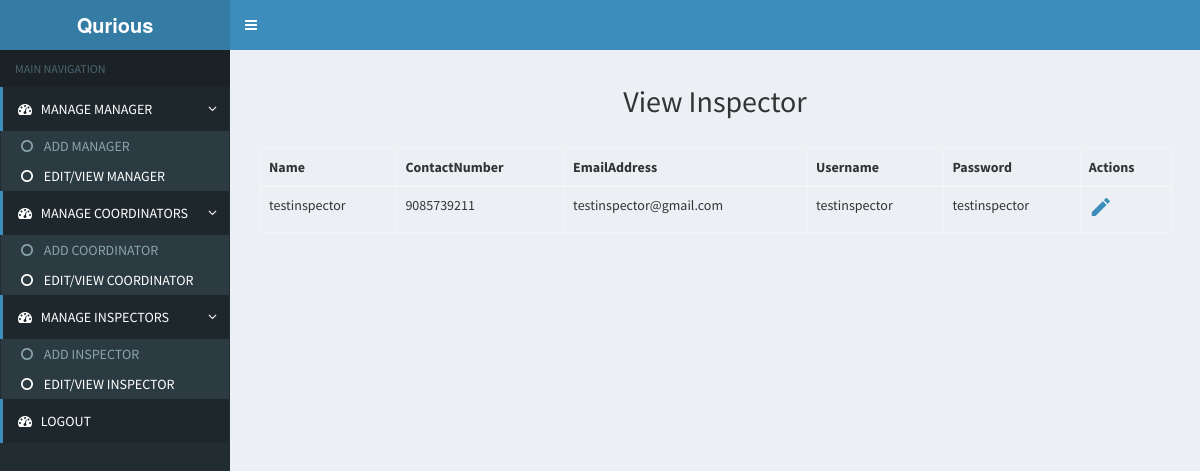
The app's page /viewinspector with its own data.
### TestApp/models.py (models this page shows)
class Inspector(models.Model):
    FullName = models.CharField(max_length=20)
    Photo = models.ImageField(upload_to='media')
    ContactNumber = models.CharField(max_length=13)
    EmailAddress = models.CharField(max_length=20)
    Username = models.CharField(max_length=20)
    Password = models.CharField(max_length=8)

### TestApp/views.py (the view)
# urls.py: path('viewinspector',views.viewInspector,name='viewInspector'),
def viewInspector(request):
    views = Inspector.objects.all()
    return render(request,'view-inspector.html',{'viewdata':views})

### TestApp/templates/view-inspector.html (shortened to what this page needs)
{% extends 'admin-home.html' %}
    {% block content %}
    <center><h2>View Inspector</h2></center><br>
    <div class="container">
    <table class="table table-bordered">
        <thead>
            <tr>
                <th>Name</th>
                <th>ContactNumber</th>
                <th>EmailAddress</th>
                <th>Username</th>
                <th>Password</th>
                <th>Actions</th>
            </tr>
        </thead>
        <tbody>
            {% for i in viewdata %}
            <tr>
                <td>{{i.FullName}}</td>
                <td>{{i.ContactNumber}}</td>
                <td>{{i.EmailAddress}}</td>
                <td>{{i.Username}}</td>
                <td>{{i.Password}}</td>
                <td>
                    <a class="edit" href="editinspector/{{i.id}}" data-toggle="tooltip"><i class="material-icons">&#xE254;</i></a>
                </td>
            </tr>
            {% endfor %}
        </tbody>
    </table>
    </div>
    {% endblock %}

### TestApp/templates/admin-home.html (style rules this page uses)
.form-control,.table { width:80% !important; }

### records on screen
Inspector: FullName "testinspector", ContactNumber "9085739211", EmailAddress "testinspector@gmail.com", Username "testinspector", Password "testinspector"
